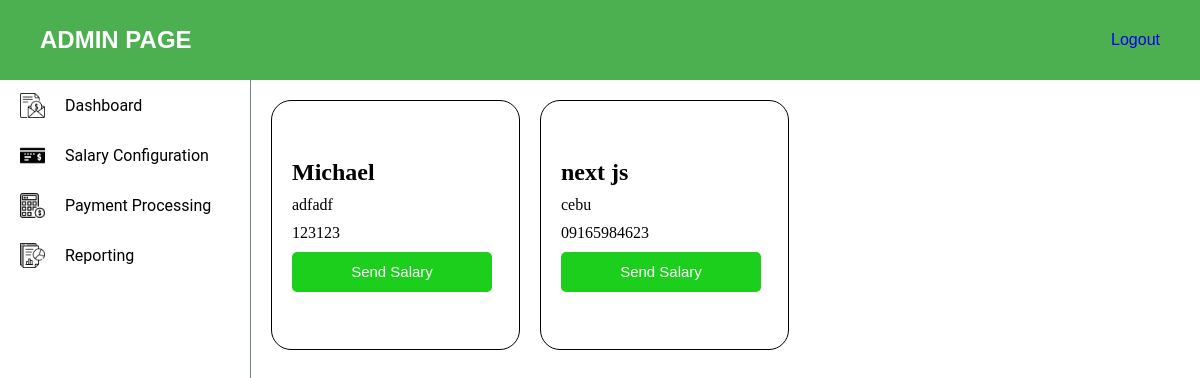
Before: /payment-proc with the older database file.
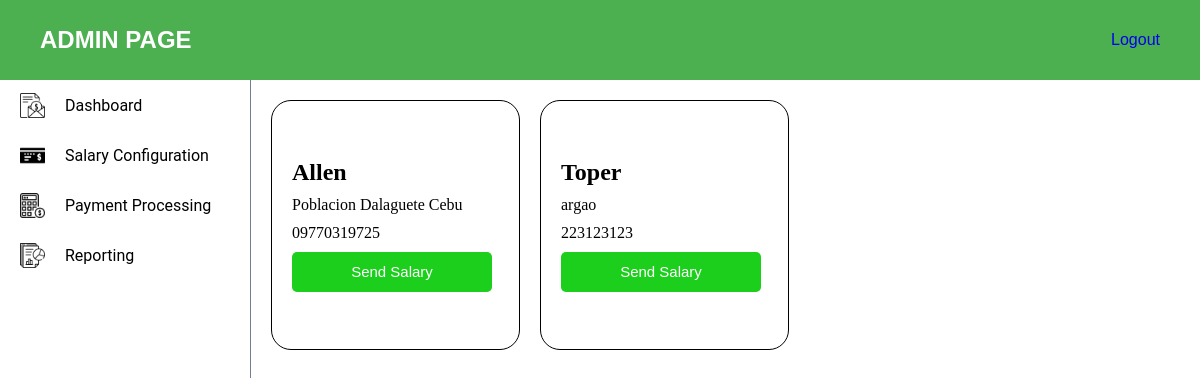
After: the same page with the newer database file.
### myapp/models.py (models this page shows, shortened)
class Employee(AbstractUser):
    name = models.CharField(max_length=255)
    email = models.EmailField()
    contact = models.CharField(max_length=15)
    address = models.TextField()
    username = models.CharField(max_length=255, unique=True)
    password = models.CharField(max_length=128)
    groups = models.ManyToManyField('auth.Group', related_name='employee_groups', blank=True)
    user_permissions = models.ManyToManyField('auth.Permission', related_name='employee_permissions', blank=True)

### myapp/views.py (the view)
# urls.py: path("payment-proc", views.payment_proc, name="payment_proc"),
def payment_proc(request):
    employees = Employee.objects.all()
    return render(request, "admin-view/payment-proc/payment-proc.html", {
        'employees' : employees
    })

### myapp/templates/admin-view/payment-proc/payment-proc.html (shortened to what this page needs)
{% load static %}
<!DOCTYPE html>
<html lang="en">
<head>
    <link rel="stylesheet" href="{% static 'css/navbar.css' %}">
    <link rel="stylesheet" href="{% static 'css/admin.css' %}">
    <link rel="stylesheet" href="{% static 'css/payment-proc.css' %}">
</head>
<body>
    <div class="admin-header">
        <h2>ADMIN PAGE</h2>
        <a href="{% url 'user_login' %}">Logout</a>
    </div>
    <div class="page-content">
        <aside class="aside-content">
            <ul class="aside-nav">
                <a class="aside-nav-items" href="{% url 'admin_view' %}">
                    <img class="sidenav-logo" src="{% static 'images/salary.png' %}" alt="logo">
                    Dashboard
                </a>
                <a class="aside-nav-items" href="{% url 'salary_config' %}">
                    <img class="sidenav-logo" src="{% static 'images/bank-check.png' %}" alt="logo">
                    Salary Configuration
                </a>
                <a class="aside-nav-items" href="{% url 'payment_proc' %}">
                    <img class="sidenav-logo" src="{% static 'images/calculator.png' %}" alt="logo">
                    Payment Processing
                </a>
                <a class="aside-nav-items" href="{% url 'reporting' %}">
                    <img class="sidenav-logo" src="{% static 'images/report.png' %}" alt="logo">
                    Reporting
                </a>
            </ul>
        </aside>
        <section class="admin-content">
            <div class="payment-proc">
                <div class="card-container">
                    {% for employee in employees %}
                        <div class="card-content">
                            <h1>{{ employee.name }}</h1>
                            <p>{{ employee.address }}</p>
                            <p>{{ employee.contact }}</p>
                            <button>Send Salary</button>
                        </div>
                    {% endfor %}
                </div>
            </div>
        </section>
    </div>
</body>
</html>

Changed rows visible on the page:
removed Employee: name "Michael", address "adfadf", contact "123123"
removed Employee: name "next js", address "cebu", contact "09165984623"
added Employee: name "Allen", address "Poblacion Dalaguete Cebu", contact "09770319725"
added Employee: name "Toper", address "argao", contact "223123123"
